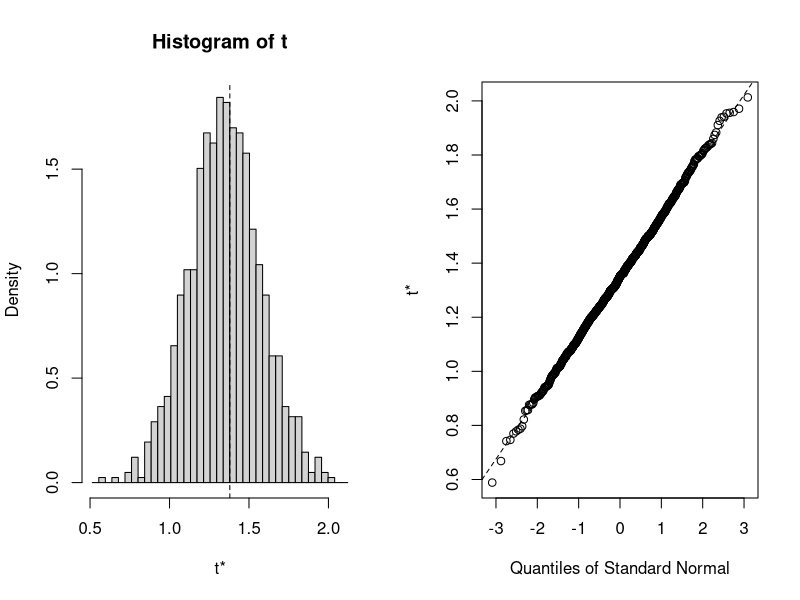
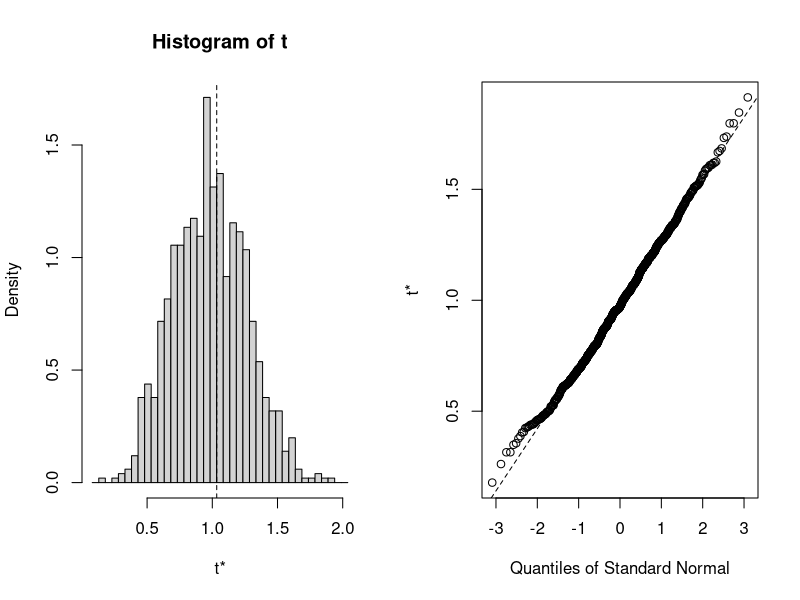
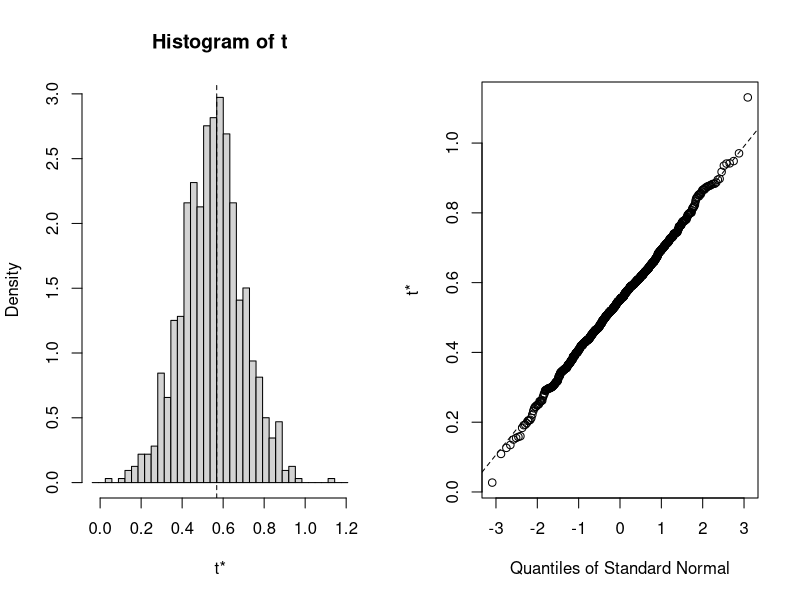
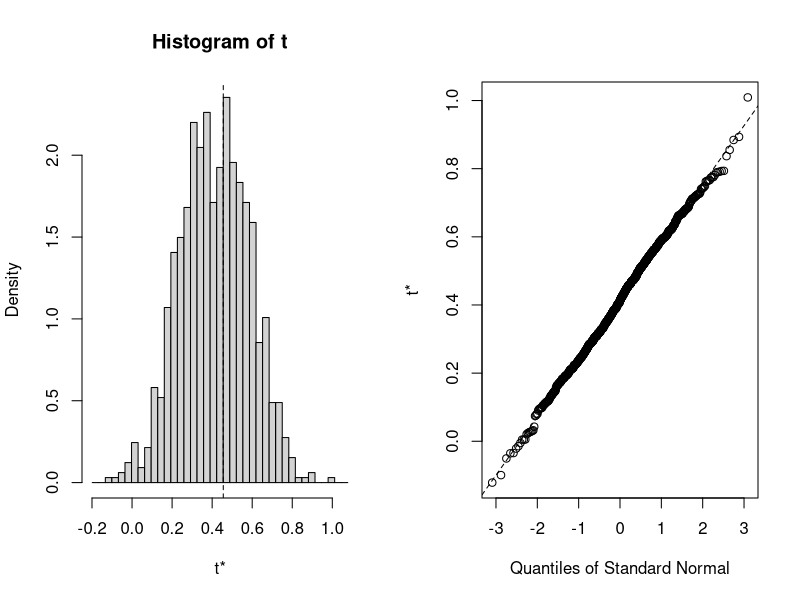
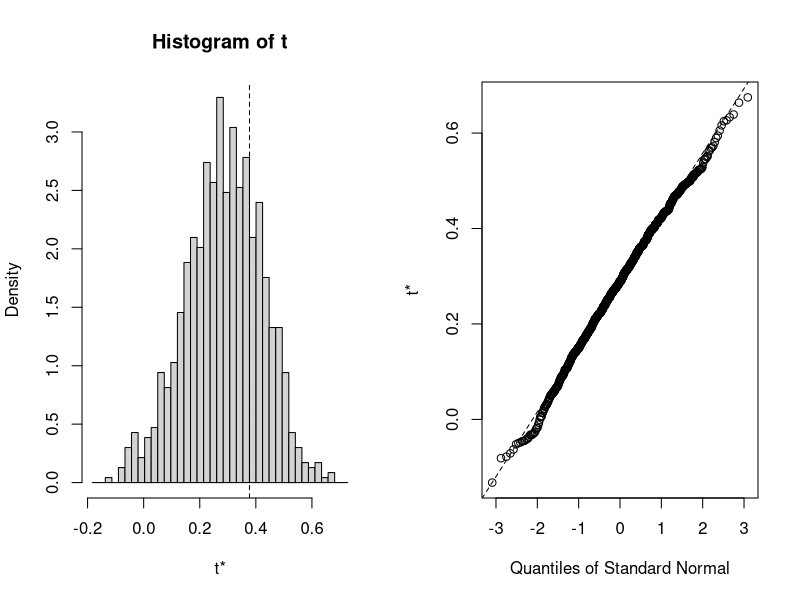

These charts were generated, in order, by the following R code:
################################
### ROBUSTNESS CHECKS
################################



################################
### ORIGINAL DATA
################################

library(foreign)

data=read.dta("gjv.dta")

summary(data)



################################
### REPLICATION OF INITIAL REGRESSIONS
################################

data_2010=data[data$year==2010,]
summary(data_2010)

lm1 = lm(urbrate ~ mfgserv_gdp2010 + nrx2_mean, weights=pop, data=data_2010)
summary(lm1)

lm2 = lm(urbrate ~ mfgserv_gdp2010 + nrx2_mean + factor(continent), weights=pop, data=data_2010)
summary(lm2)

lm3 = lm(urbrate ~ mfgserv_gdp2010 + nrx2_mean + factor(continent) + primacy2010 + factor(type) + smallisland + area + r2density + popgrowthrate + pop + auto + conflict + landlocked + drought, weights=pop, data=data_2010)
summary(lm3)

lm4 = lm(urbrate ~ mfgserv_gdp2010 + nrx2_mean + nrx1960 + urbrate1960 + factor(continent) + primacy2010 + factor(type) + smallisland + area + r2density + popgrowthrate + pop + auto + conflict + landlocked + drought, weights=pop, data=data_2010)
summary(lm4)

lm5 = lm(urbrate ~ mfgserv_gdp2010 + nrx2_mean + nrx1960 + urbrate1960 + factor(region) + primacy2010 + factor(type) + smallisland + area + r2density + popgrowthrate + pop + auto + conflict + landlocked + drought, weights=pop, data=data_2010)
summary(lm5)



library(sandwich)
library(lmtest)



################################
### ROBUST STANDARD ERRORS
################################

coeftest(lm1, vcov = vcovHC(lm1, "HC0"))
coeftest(lm2, vcov = vcovHC(lm2, "HC0"))
coeftest(lm3, vcov = vcovHC(lm3, "HC0"))  
coeftest(lm4, vcov = vcovHC(lm4, "HC0"))  
coeftest(lm5, vcov = vcovHC(lm5, "HC0"))



################################
### BOOTSTRAPPING
################################

library(boot)

boot.function=function(formula, data, indices){
  d=data[indices,]
  fit =lm(formula, data=d)
  return(coef(fit))
}

results1=boot(data=data_2010, statistic=boot.function, R=1000, formula=lm1)
results1
plot(results1, index=2)

results2=boot(data=data_2010, statistic=boot.function, R=1000, formula=lm2)
results2
plot(results2, index=2)

results3=boot(data=data_2010, statistic=boot.function, R=1000, formula=lm3)
results3
plot(results3, index=2)

results4=boot(data=data_2010, statistic=boot.function, R=1000, formula=lm4)
results4
plot(results4, index=2)

results5=boot(data=data_2010, statistic=boot.function, R=1000, formula=lm5)
results5
plot(results5, index=2)
